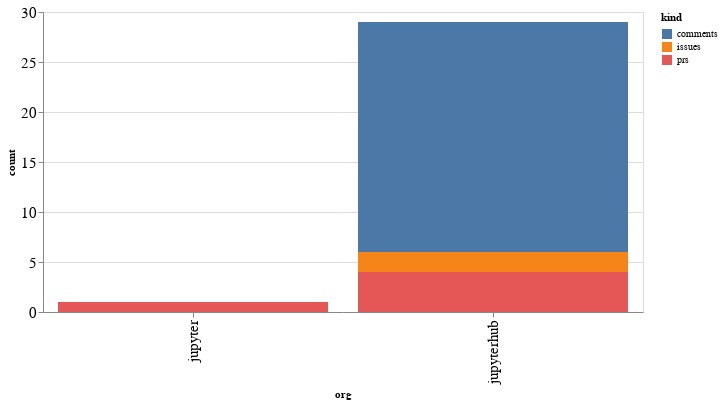

The notebook cell this image was saved under:
### Code cell
alt.Chart(org_summaries, width=600).mark_bar().encode(
    x='org',
    y='count',
    color='kind',
    tooltip="org"
)

### Figure 1 — Vega-Lite specification as saved in the notebook (floating-point values rounded to 4 significant figures)
{"config": {"axisLeft": {"labelFontSize": 15}, "axisBottom": {"labelFontSize": 15}}, "data": {"name": "data-12152fc07deaf00f75d170384293273c"}, "mark": "bar", "encoding": {"color": {"type": "nominal", "field": "kind"}, "tooltip": {"type": "nominal", "field": "org"}, "x": {"type": "nominal", "field": "org"}, "y": {"type": "quantitative", "field": "count"}}, "width": 600, "$schema": "https://vega.github.io/schema/vega-lite/v4.8.1.json", "datasets": {"data-12152fc07deaf00f75d170384293273c": [{"org": "jupyter", "kind": "prs", "count": 1}, {"org": "jupyterhub", "kind": "comments", "count": 23}, {"org": "jupyterhub", "kind": "issues", "count": 2}, {"org": "jupyterhub", "kind": "prs", "count": 4}]}}
